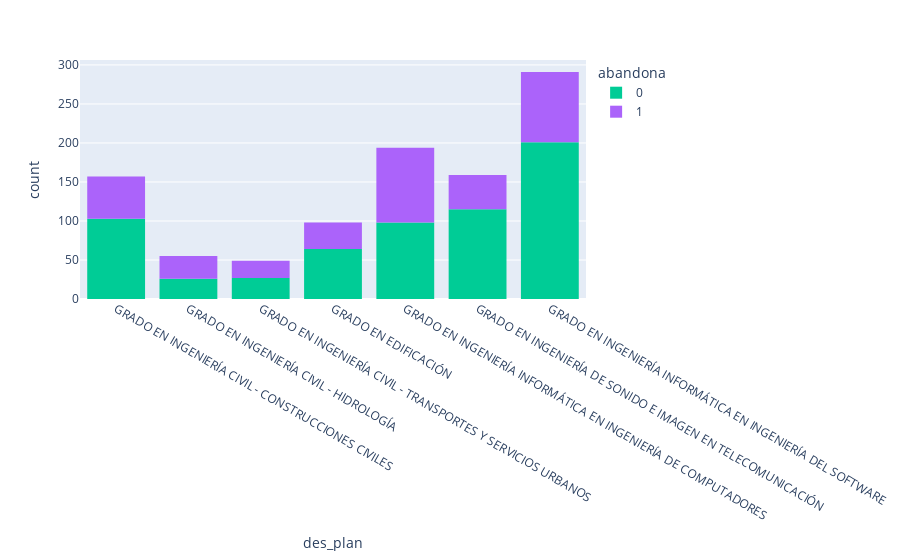
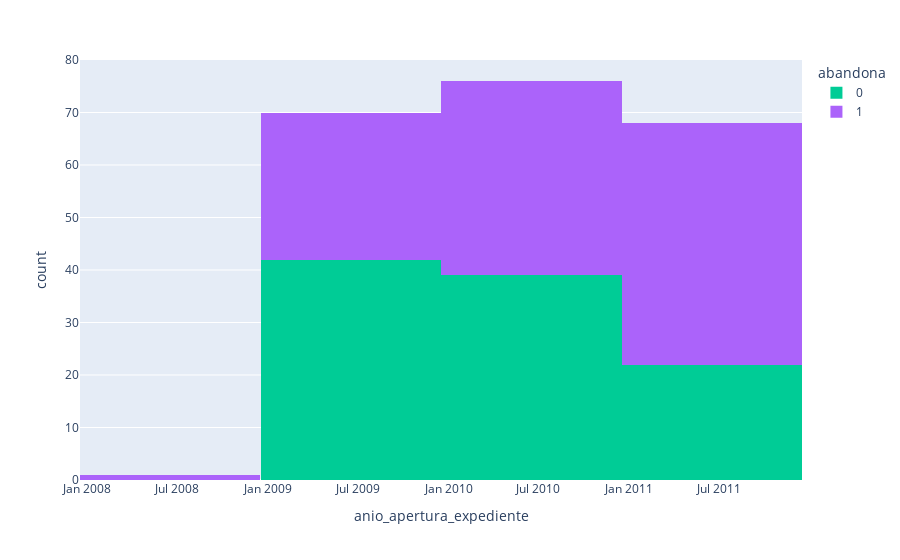
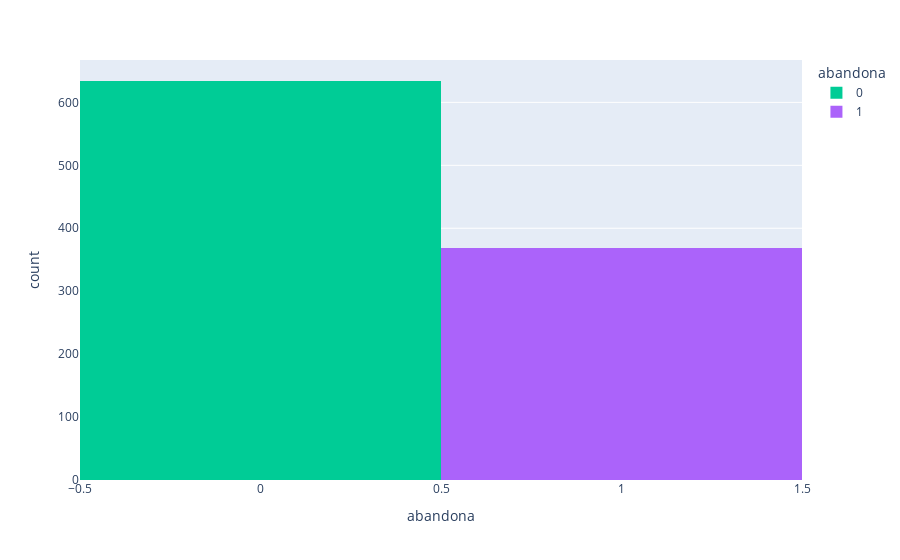
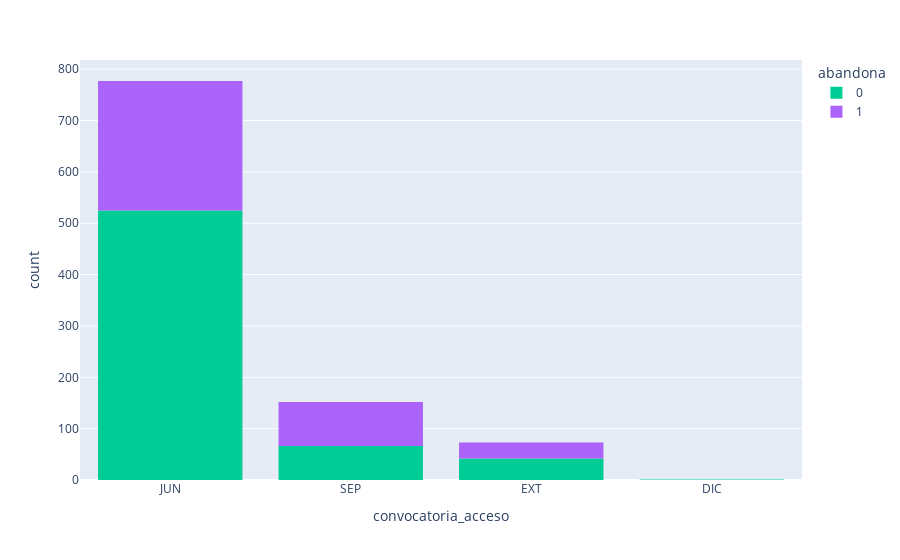

The notebook cell saved with these charts, in order:
### Code cell
for col in categorical_cols:
    fig = px.histogram(dv_analys_record_personal_access,x=col, color='abandona', 
                       color_discrete_map={'N':'Red','S':'Blue'})
    fig.show()

### Figure 1 — Plotly figure (JSON) as saved in the notebook; plotly's stock layout.template omitted (floating-point values rounded to 4 significant figures; data arrays with more than 128 entries replaced by an {"elided": "..."} marker saying what was removed)
{"data": [{"alignmentgroup": "True", "bingroup": "x", "hovertemplate": "abandona=0<br>des_plan=%{x}<br>count=%{y}<extra></extra>", "legendgroup": "0", "marker": {"color": "#00cc96"}, "name": "0", "offsetgroup": "0", "orientation": "v", "showlegend": true, "type": "histogram", "x": {"elided": "634 str values"}, "xaxis": "x", "yaxis": "y"}, {"alignmentgroup": "True", "bingroup": "x", "hovertemplate": "abandona=1<br>des_plan=%{x}<br>count=%{y}<extra></extra>", "legendgroup": "1", "marker": {"color": "#ab63fa"}, "name": "1", "offsetgroup": "1", "orientation": "v", "showlegend": true, "type": "histogram", "x": {"elided": "369 str values"}, "xaxis": "x", "yaxis": "y"}], "layout": {"barmode": "relative", "legend": {"title": {"text": "abandona"}, "tracegroupgap": 0}, "margin": {"t": 60}, "xaxis": {"anchor": "y", "domain": [0, 1], "title": {"text": "des_plan"}}, "yaxis": {"anchor": "x", "domain": [0, 1], "title": {"text": "count"}}}}

### Figure 2 — Plotly figure (JSON) as saved in the notebook; plotly's stock layout.template omitted (floating-point values rounded to 4 significant figures; data arrays with more than 128 entries replaced by an {"elided": "..."} marker saying what was removed)
{"data": [{"alignmentgroup": "True", "bingroup": "x", "hovertemplate": "abandona=0<br>anio_apertura_expediente=%{x}<br>count=%{y}<extra></extra>", "legendgroup": "0", "marker": {"color": "#00cc96"}, "name": "0", "offsetgroup": "0", "orientation": "v", "showlegend": true, "type": "histogram", "x": {"elided": "634 str values"}, "xaxis": "x", "yaxis": "y"}, {"alignmentgroup": "True", "bingroup": "x", "hovertemplate": "abandona=1<br>anio_apertura_expediente=%{x}<br>count=%{y}<extra></extra>", "legendgroup": "1", "marker": {"color": "#ab63fa"}, "name": "1", "offsetgroup": "1", "orientation": "v", "showlegend": true, "type": "histogram", "x": {"elided": "369 str values"}, "xaxis": "x", "yaxis": "y"}], "layout": {"barmode": "relative", "legend": {"title": {"text": "abandona"}, "tracegroupgap": 0}, "margin": {"t": 60}, "xaxis": {"anchor": "y", "domain": [0, 1], "title": {"text": "anio_apertura_expediente"}}, "yaxis": {"anchor": "x", "domain": [0, 1], "title": {"text": "count"}}}}

### Figure 3 — Plotly figure (JSON) as saved in the notebook; plotly's stock layout.template omitted (floating-point values rounded to 4 significant figures; data arrays with more than 128 entries replaced by an {"elided": "..."} marker saying what was removed)
{"data": [{"alignmentgroup": "True", "bingroup": "x", "hovertemplate": "abandona=%{x}<br>count=%{y}<extra></extra>", "legendgroup": "0", "marker": {"color": "#00cc96"}, "name": "0", "offsetgroup": "0", "orientation": "v", "showlegend": true, "type": "histogram", "x": {"elided": "634 int values"}, "xaxis": "x", "yaxis": "y"}, {"alignmentgroup": "True", "bingroup": "x", "hovertemplate": "abandona=%{x}<br>count=%{y}<extra></extra>", "legendgroup": "1", "marker": {"color": "#ab63fa"}, "name": "1", "offsetgroup": "1", "orientation": "v", "showlegend": true, "type": "histogram", "x": {"elided": "369 int values"}, "xaxis": "x", "yaxis": "y"}], "layout": {"barmode": "relative", "legend": {"title": {"text": "abandona"}, "tracegroupgap": 0}, "margin": {"t": 60}, "xaxis": {"anchor": "y", "categoryarray": [0, 1], "categoryorder": "array", "domain": [0, 1], "title": {"text": "abandona"}}, "yaxis": {"anchor": "x", "domain": [0, 1], "title": {"text": "count"}}}}

### Figure 4 — Plotly figure (JSON) as saved in the notebook; plotly's stock layout.template omitted (floating-point values rounded to 4 significant figures; data arrays with more than 128 entries replaced by an {"elided": "..."} marker saying what was removed)
{"data": [{"alignmentgroup": "True", "bingroup": "x", "hovertemplate": "abandona=0<br>convocatoria_acceso=%{x}<br>count=%{y}<extra></extra>", "legendgroup": "0", "marker": {"color": "#00cc96"}, "name": "0", "offsetgroup": "0", "orientation": "v", "showlegend": true, "type": "histogram", "x": {"elided": "634 str values"}, "xaxis": "x", "yaxis": "y"}, {"alignmentgroup": "True", "bingroup": "x", "hovertemplate": "abandona=1<br>convocatoria_acceso=%{x}<br>count=%{y}<extra></extra>", "legendgroup": "1", "marker": {"color": "#ab63fa"}, "name": "1", "offsetgroup": "1", "orientation": "v", "showlegend": true, "type": "histogram", "x": {"elided": "369 str values"}, "xaxis": "x", "yaxis": "y"}], "layout": {"barmode": "relative", "legend": {"title": {"text": "abandona"}, "tracegroupgap": 0}, "margin": {"t": 60}, "xaxis": {"anchor": "y", "domain": [0, 1], "title": {"text": "convocatoria_acceso"}}, "yaxis": {"anchor": "x", "domain": [0, 1], "title": {"text": "count"}}}}
